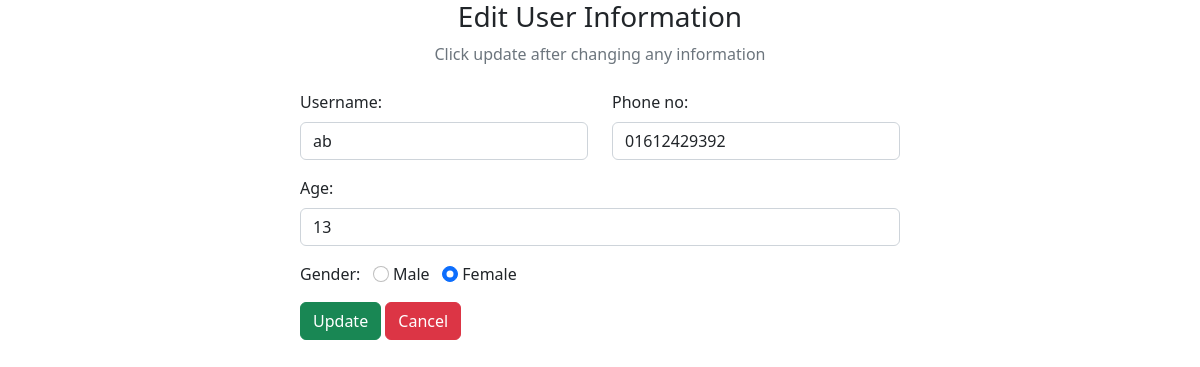
Screenshot of /assets/php crud/edit.php?email=ab@gmail.com with the database file from the repository.
### tables this page shows
CREATE TABLE `regular_user` (
  `u_email` varchar(255) NOT NULL,
  `name` varchar(255) NOT NULL,
  `age` int(11) NOT NULL,
  `gender` varchar(255) NOT NULL,
  PRIMARY KEY (`u_email`),
  CONSTRAINT `regular_user_ibfk_1` FOREIGN KEY (`u_email`) REFERENCES `user` (`email`) ON DELETE CASCADE ON UPDATE CASCADE
);

CREATE TABLE `reg_user_phone_no` (
  `reg_email` varchar(255) NOT NULL,
  `phone_no` varchar(255) NOT NULL,
  PRIMARY KEY (`reg_email`,`phone_no`),
  CONSTRAINT `reg_user_phone_no_ibfk_1` FOREIGN KEY (`reg_email`) REFERENCES `regular_user` (`u_email`) ON DELETE CASCADE ON UPDATE CASCADE
);

### assets/php crud/edit.php (the view, shortened to what this page needs)
<?php
include "../../connection.php";
$email = $_GET["email"];
?>
<!DOCTYPE html>
<html lang="en">
<head>
  <link href="https://cdn.jsdelivr.net/npm/bootstrap@5.2.3/dist/css/bootstrap.min.css" rel="stylesheet">
  <link rel="stylesheet" href="https://cdnjs.cloudflare.com/ajax/libs/font-awesome/6.4.0/css/all.min.css" />
</head>
<body>
  <div class="container">
    <div class="text-center mb-4">
      <h3>Edit User Information</h3>
      <p class="text-muted">Click update after changing any information</p>
    </div>
    <?php
    $sql = "SELECT * FROM `regular_user` WHERE u_email = '$email' LIMIT 1";
    $result = mysqli_query($con, $sql);
    $row = mysqli_fetch_assoc($result);
    ?>
    <?php
    $sql1 = "SELECT * FROM `reg_user_phone_no` WHERE reg_email = '$email' LIMIT 1";
    $result1 = mysqli_query($con, $sql1);
    $row1 = mysqli_fetch_assoc($result1);
    ?>
    <div class="container d-flex justify-content-center">
      <form action="" method="post" style="width:50vw; min-width:300px;">
        <div class="row mb-3">
          <div class="col">
            <label class="form-label">Username:</label>
            <input type="text" class="form-control" name="name" value="<?php echo $row['name'] ?>">
          </div>
          <div class="col">
            <label class="form-label">Phone no:</label>
            <input type="text" class="form-control" name="phone_no" value="<?php echo $row1['phone_no'] ?>">
          </div>
        </div>
        <div class="mb-3">
          <label class="form-label">Age:</label>
          <input type="number" class="form-control" name="age" value="<?php echo $row['age'] ?>">
        </div>
        <div class="form-group mb-3">
          <label>Gender:</label>
          <input type="radio" class="form-check-input" name="gender" id="male" value="male" <?php echo ($row["gender"] == 'male') ? "checked" : ""; ?>>
          <label for="male" class="form-input-label">Male</label>
          <input type="radio" class="form-check-input" name="gender" id="female" value="female" <?php echo ($row["gender"] == 'female') ? "checked" : ""; ?>>
          <label for="female" class="form-input-label">Female</label>
        </div>
        <div>
          <button type="submit" class="btn btn-success" name="submit">Update</button>
          <a href="../../user-dashboard.php" class="btn btn-danger">Cancel</a>
        </div>
      </form>
    </div>
  </div>
</body>
</html>

### rows the page displays
regular_user: name "ab", age "13", gender "☐ Male", gender "☑ Female"
reg_user_phone_no: phone_no "01612429392"
